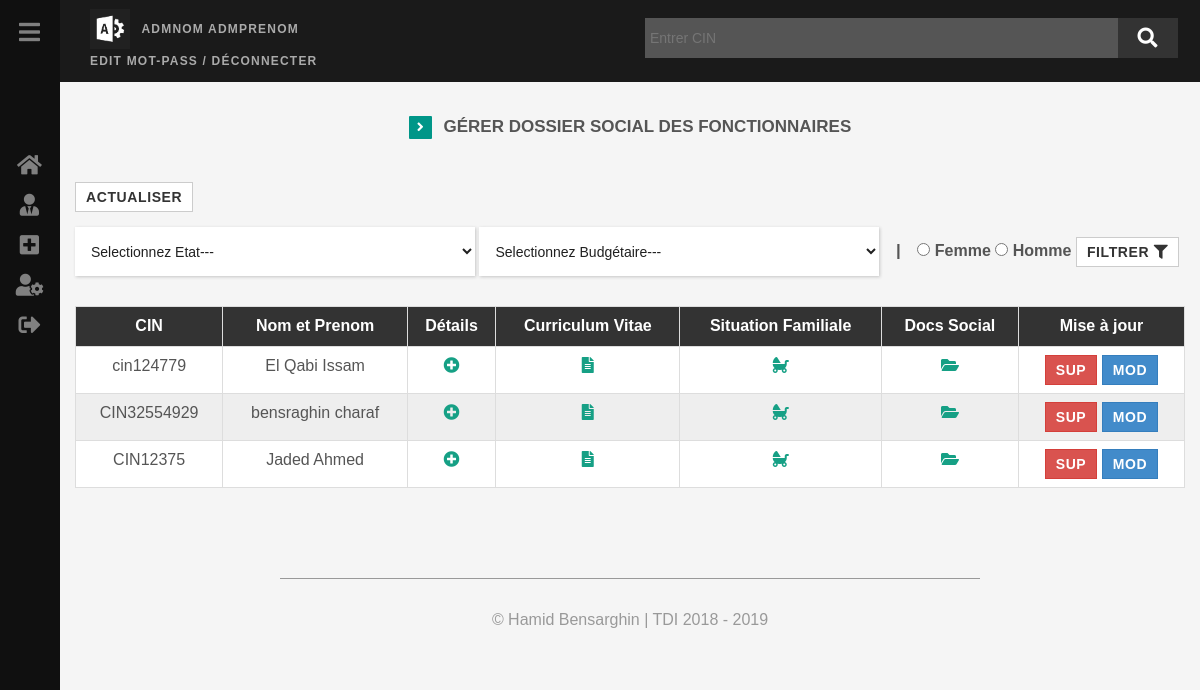
Screenshot of /GestPersonnel/fonctionaire.php?page=manage (signed in) with the database file from the repository.
### tables this page shows
CREATE TABLE IF NOT EXISTS `identite` (
  `CIN` varchar(15) NOT NULL,
  `Nom` varchar(30) DEFAULT NULL,
  `Prenom` varchar(30) DEFAULT NULL,
  `Nom_ar` varchar(30) DEFAULT NULL,
  `Prenom_ar` varchar(30) DEFAULT NULL,
  `DateNassance` date DEFAULT NULL,
  `LieuNaissance` varchar(50) DEFAULT NULL,
  `PayNaissance` varchar(30) DEFAULT NULL,
  `Sexe` varchar(10) DEFAULT NULL,
  `EtatMatrimonial` varchar(30) DEFAULT NULL,
  `DateRecrutement` date DEFAULT NULL,
  `ImputationBudg` varchar(25) DEFAULT NULL,
  `PPR` varchar(10) DEFAULT NULL,
  `NPort` varchar(15) DEFAULT NULL,
  `NFix` varchar(15) DEFAULT NULL,
  `Email` varchar(25) DEFAULT NULL,
  `Adresse` varchar(40) DEFAULT NULL,
  `Photo` varchar(255) DEFAULT NULL,
  `Observation` text,
  `IdEnt` int(11) NOT NULL AUTO_INCREMENT,
  PRIMARY KEY (`IdEnt`),
  UNIQUE KEY `IdEnt` (`IdEnt`),
  UNIQUE KEY `CIN` (`CIN`)
);

### GestPersonnel/fonctionaire.php (the view, shortened to what this page needs)
<?php include 'layout/header.php';
?>
<?php if (isset($_GET['page'])) {
	if ($_GET['page']=='detail'){
		if (isset($_REQUEST['cin'])) :
		$cin=filter_var($_REQUEST['cin'],FILTER_SANITIZE_STRING);
		if(!empty(checkTable('identite',null,$cin)) ) {
		$result=checkTable('identite',null,$cin);
		$affect=checkIden('affectation',$result->IdEnt);
		$grade=checkIden('grade',$result->IdEnt);
?>
	<div class="container" id="container">
        <div class="fonc-details">
            <div>
                <a href="?page=modifier&IdEnt=<?=$result->IdEnt?>" class="btn btn-outlined btn-primary"> Modifier</a>
                <a href="?page=detail&action=delete&cin=<?=$result->CIN?>" class="btn btn-outlined btn-danger"> Supprimer</a>
            </div>
            <div class="pers-prof panel panel-default">
                <div class="panel-heading">
                    <h4><?=$result->CIN?></h4>
                </div>
                <div class="panel-body">
                	<div class="row">
                    <div class="col-sm-4">
                        <div style="background: url(<?=$result->Photo?>); height: 120px;width: 120px;background-size: cover;
                          background-position: center;">
                            </div>
                    </div>
                    <div class="col-sm-4">
                        <ul class="list-unstyled fonct-name">
                            <li>
                            	<h3><?=$result->Nom?> <?=$result->Prenom?></h3>
                            </li>
                            <li>
                            	<h3><?=$result->Nom_ar?> <?=$result->Prenom_ar?></h3>
                            </li>
                            <li><?=$result->DateNassance?>, <?=$result->LieuNaissance?>, <?=$result->PayNaissance?></li>
                            <li><?=$result->Sexe?></li>
                        </ul>
                    </div>
                    <div class="col-sm-4">
                        <ul class="list-unstyled fonct-nav">
                            <li><a href="cv?page=detail&IdEnt=<?=$result->IdEnt?>"><span class="fa fa-angle-double-right"></span> Curriculum vitae</a></li>
                            <li><a href="social?IdEnt=<?=$result->IdEnt?>"><span class="fa fa-angle-double-right"></span> Information Social</a></li>
                            <li><a href="st?IdEnt=<?=$result->IdEnt?>"><span class="fa fa-angle-double-right"></span> Situation familiale</a></li>
                        </ul>
                    </div>
                    </div>
                </div>
            </div>
            <div class="pers-info  panel panel-default">
                <div class="panel-heading">
                    <h4>Contact information</h4>
                </div>
                <div class="panel-body">
                	<div class="row">
	                    <div class="col-sm-6">Num de portable : </div>
	                    <div class="col-sm-6"><?=$result->NPort?></div>
	                </div>
                    <div class="row">
	                    <div class="col-sm-6">Num de fixe : </div>
	                    <div class="col-sm-6"><?=$result->NFix?></div>
	                </div>
                    <div class="row">
	                    <div class="col-sm-6">Email : </div>
	                    <div class="col-sm-6"><?=$result->Email?></div>
                    </div>
                    <div class="row">
	                    <div class="col-sm-6">Adresse : </div>
	                    <div class="col-sm-6"><?=$result->Adresse?></div>
	                </div>
                </div>
            </div>
            <div class="autre panel panel-default">
                <div class="panel-heading">
                    <h4>Autre</h4>
                </div>
                <div class="panel-body">
                	<div class="row">
	                    <div class="col-sm-6">Etat matrimonial : </div>
	                    <div class="col-sm-6"><?=$result->EtatMatrimonial?></div>
                    </div>
                    <div class="row">
	                    <div class="col-sm-6">Date de recrutement : </div>
	                    <div class="col-sm-6"><?=$result->DateRecrutement?></div>
                    </div>
	                    <div class="row">
	                    <div class="col-sm-6">Imputation budgétaire : </div>
                    <div class="col-sm-6"><?=$result->ImputationBudg?> </div>
                    </div>
                    <div class="row">
	                    <div class="col-sm-6">PPR : </div>
	                    <div class="col-sm-6"><?=$result->PPR?></div>
	                    </div>
                </div>
            </div>
            <div class="panel panel-default">
		        <div class="panel-heading">
		            <h4><span class="fa fa-paperclip"></span> Observation</h4>
		        </div>
            	<div class="panel-body">
            		<div class="row"><p><?=$result->Observation?></p></div>
            	</div>
            </div>
        </div>
    </div>
<?php
	}
	else{
		echo "<div class='message-item'>
        <p><b>Pas </b>de Résultat !</p>
              </div>";
	}
	else:
		header('Location:accueil');
		exit();
	endif;
}
elseif ($_GET['page']=='manage'){
	$stm=$db->prepare("SELECT * FROM identite");
	$stm->execute();
	?>
	<div class="header">
        <p><span class="fa fa-angle-right"></span> Gérer Dossier social des Fonctionnaires</p>
    </div>
	<div class="container">
		<a class="btn btn-outlined btn-default" href="?page=manage">Actualiser</a>
		<form class="filtrer-form" method="POST">
			<div class="filter-form">
				<div class="form-inline">
					<select name="etatM" class="form-control" >
						<option value="0">Selectionnez Etat---</option>
	                </select>
	                <select class="form-control" name="imputatB">
	                	<option value="0">Selectionnez Budgétaire---</option>
	                </select> <b> | </b>
					<input type="radio" name="stuat" id="stuat1" value="Femme"> <label for="stuat1"> femme </label>
					<input type="radio" name="stuat" id="stuat2" value="Homme"> <label for="stuat2">homme	</label>
					<button class="btn btn-outlined btn-default" type="submit">filtrer <span class="fa fa-filter"></span></button>
			    </div>
			</div>
		</form>
		<?php if($stm->rowCount()<1){
		echo "<div class='message-item'>
        <p><b>Pas </b>de Résultat !</p>
              </div>";
		}else{ ?>
		<table class="table table-bordered text-center">
			<tr class="text-center">
				<th>CIN</th>
				<th>Nom et Prenom</th>
				<th>Détails</th>
				<th>Curriculum Vitae</th>
				<th>Situation Familiale</th>
				<th>Docs Social</th>
				<th>Mise à jour</th>
			</tr>
			<?php while($result=$stm->fetch()): ?>
			<tr>
				<td><?=$result->CIN?></td>
				<td><?=$result->Nom?> <?=$result->Prenom?></td>
				<td><a href="fonctionaire?page=detail&cin=<?=$result->CIN?>"><span class="fas fa-plus-circle"></span></a></td>
				<td><a href="cv?page=detail&IdEnt=<?=$result->IdEnt?>"><span class="fas fa-file-alt"></span></a></td>
				<td><a href="st?IdEnt=<?=$result->IdEnt?>"><i class="fas fa-baby-carriage"></i></a> </td>
				<td><a href="social?IdEnt=<?=$result->IdEnt?>"><span class="fas fa-folder-open"></span></a></td>
				<td>
					<a href="?page=manage&action=delete&IdEnt=<?=$result->IdEnt?>" class="btn btn-outlined btn-danger"> sup </a>
					<a href="?page=modifier&IdEnt=<?=$result->IdEnt?>"  class="btn btn-outlined btn-primary"> Mod</a>
				</td>
			</tr>
		<?php endwhile; ?>
		</table>
		<?php } ?>
	</div>
<?php
	  }
else{header('Location:accueil.php'); exit();}
	?>
<?php } else{header('Location:accueil.php'); exit();}
include 'layout/footer.php'; ?>

### GestPersonnel/assets/css/style.css (style rules this page uses)
body { font-family: 'Lato',sans-serif; font-weight: 300; font-size: 16px; color: #555; background: #f5f5f5; -webkit-transition: all .3s ease; -moz-transition: all .3s ease; -ms-transition: all .3s ease; -o-transition: all .3s ease; transition: all .3s ease; margin-left: 60px; font-family: sans-serif; }
.container { width: 100%; }
tr { background: #fff }
tr:nth-child(odd) { background: #eee }
th { text-align: center; color: #fff; background: #333 }
p { line-height: 1.8; margin-bottom: 25px; font-size: 16px; }
a { color: #16a085; word-wrap: break-word; -webkit-transition: color .1s ease-in, background .1s ease-in; -moz-transition: color .1s ease-in, background .1s ease-in; -ms-transition: color .1s ease-in, background .1s ease-in; -o-transition: color .1s ease-in, background .1s ease-in; transition: color .1s ease-in, background .1s ease-in; }
a:before,a:after { -webkit-transition: color .1s ease-in, background .1s ease-in; -moz-transition: color .1s ease-in, background .1s ease-in; -ms-transition: color .1s ease-in, background .1s ease-in; -o-transition: color .1s ease-in, background .1s ease-in; transition: color .1s ease-in, background .1s ease-in; }
.btn { border-radius: 0; padding: 4px 10px; letter-spacing:.6px; text-transform: uppercase; font-weight: 700; }
.header { margin: 30px auto 40px }
.header p { padding: 0; text-align: center; font-weight: 700; text-transform: uppercase; font-size: 17px; }
.header span { color: #fff; width: 23px; line-height: 23px; font-size: 14px; margin-right: 7px; height: 23px; border-radius: 1px; background: #009688 }
.form-inline { clear: both; }
.filtrer-form { margin-bottom: 15px; text-transform: capitalize; }
.filtrer-form b { font-size: 17px; padding: 12px }
a { font-weight: 600; text-transform: capitalize; }
form > div.filter-form > div > select { max-width: 400px; height: 49px; margin: 15px auto; border-radius: 0; box-shadow: 1px 1px 3px rgba(90,90,90,.3); color: #202020; border: none; }

### rows the page displays
identite: CIN "cin124779", Nom "El Qabi", Prenom "Issam"
identite: CIN "CIN32554929", Nom "bensraghin", Prenom "charaf"
identite: CIN "CIN12375", Nom "Jaded", Prenom "Ahmed"

### other values shown
$_SESSION['nom_authent'] "ADMNOM"
$_SESSION['prenom_authent'] "ADMPRENOM"
